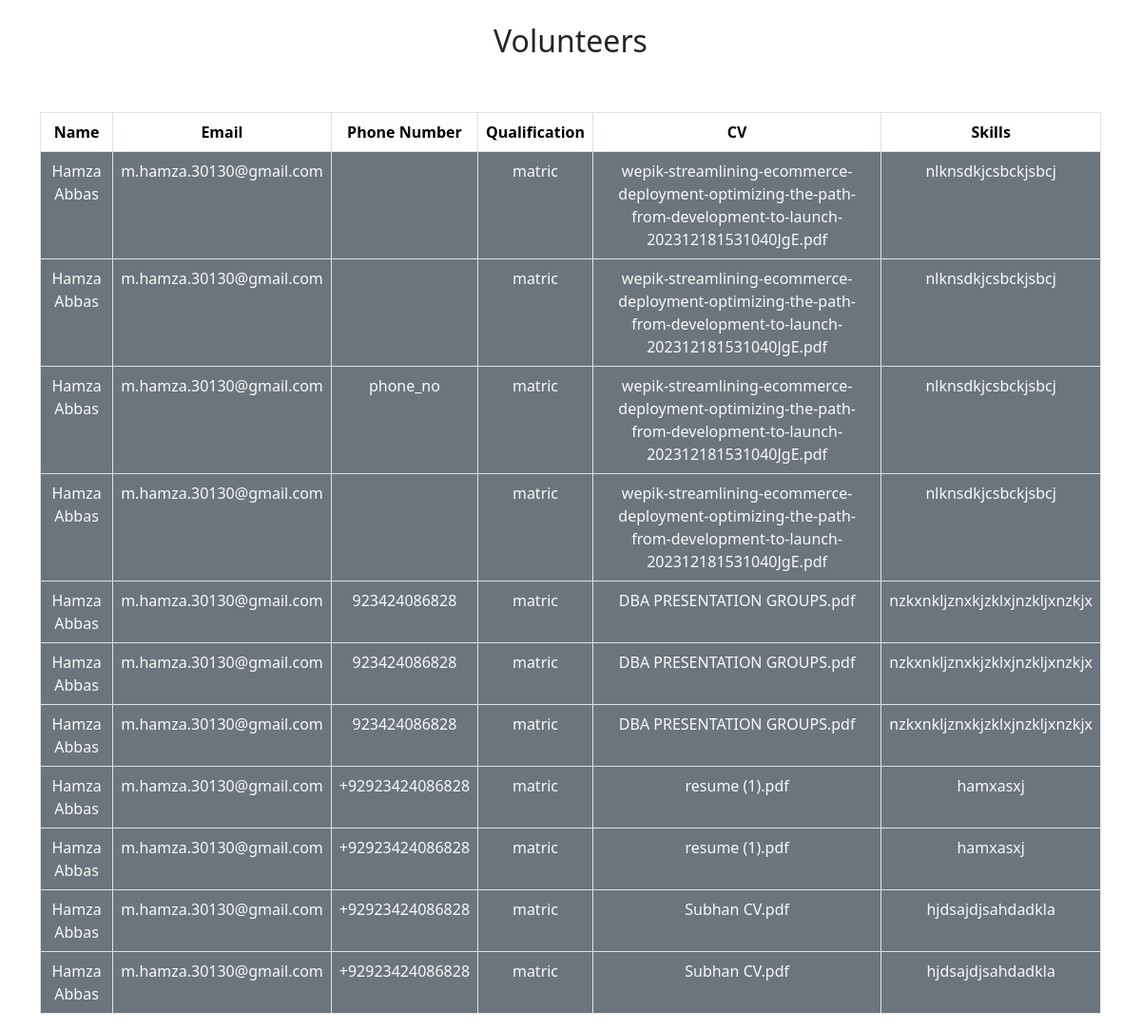
The app's page /booking/joinform.php with its own data.
### tables this page shows
CREATE TABLE `joinus` (
  `id` int(11) NOT NULL,
  `name` varchar(255) NOT NULL,
  `email` varchar(255) NOT NULL,
  `phone_no` varchar(255) NOT NULL,
  `qualification` varchar(255) NOT NULL,
  `cv` varchar(255) NOT NULL,
  `skills` varchar(255) NOT NULL
);

### booking/joinform.php (the view, shortened to what this page needs)
<?php
include('connect.php');
$query="select * from joinus";
$result =mysqli_query($con,$query);
?>
<!DOCTYPE html>
<html>
<head>
     <link rel="stylesheet" href="https://cdnjs.cloudflare.com/ajax/libs/font-awesome/4.7.0/css/font-awesome.min.css">
    <link href="https://cdn.jsdelivr.net/npm/bootstrap@5.3.2/dist/css/bootstrap.min.css" rel="stylesheet">
</head>
<body>
       <br> <div class="text-center">
            <h2>Volunteers</h2>
        </div><br><br>
<div class="container-fluid">
    <div class="container">
            <table class="table table-bordered text-center">
                <thead>
                    <tr>
                        <th>Name</th>
                        <th>Email</th>
                        <th>Phone Number</th>
                        <th>Qualification</th>
                        <th>CV</th>
                        <th>Skills</th>
                    </tr>
                </thead>
                        <?php
                            while($row= mysqli_fetch_assoc($result))
                            {
                        ?>
                <tbody>
                    <tr>
                        <td  class="bg-secondary text-light"><?php echo $row['name']; ?></td>
                        <td  class="bg-secondary text-light"><?php echo $row['email']; ?></td>
                        <td class="bg-secondary text-light"><?php echo $row['phone_no']; ?></td>
                        <td class="bg-secondary text-light"><?php echo $row['qualification']; ?></td>
                        <td class="bg-secondary text-light"><?php echo $row['cv']; ?></td>
                        <td class="bg-secondary text-light"><?php echo $row['skills']; ?></td>
                      </tr>
                </tbody>
                <?php
                  }
                ?>
            </table>
</div>
</div>
    </body>
    </html>

### records on screen
joinus: name "Hamza Abbas", email "m.hamza.30130@gmail.com", qualification "matric", cv "wepik-streamlining-ecommerce-deployment-optimizing-the-path-from-development-to-launch-202312181531040JgE.pdf", skills "nlknsdkjcsbckjsbcj"
joinus: name "Hamza Abbas", email "m.hamza.30130@gmail.com", qualification "matric", cv "wepik-streamlining-ecommerce-deployment-optimizing-the-path-from-development-to-launch-202312181531040JgE.pdf", skills "nlknsdkjcsbckjsbcj"
joinus: name "Hamza Abbas", email "m.hamza.30130@gmail.com", phone_no "phone_no", qualification "matric", cv "wepik-streamlining-ecommerce-deployment-optimizing-the-path-from-development-to-launch-202312181531040JgE.pdf", skills "nlknsdkjcsbckjsbcj"
joinus: name "Hamza Abbas", email "m.hamza.30130@gmail.com", qualification "matric", cv "wepik-streamlining-ecommerce-deployment-optimizing-the-path-from-development-to-launch-202312181531040JgE.pdf", skills "nlknsdkjcsbckjsbcj"
joinus: name "Hamza Abbas", email "m.hamza.30130@gmail.com", phone_no "923424086828", qualification "matric", cv "DBA PRESENTATION GROUPS.pdf", skills "nzkxnkljznxkjzklxjnzkljxnzkjx"
joinus: name "Hamza Abbas", email "m.hamza.30130@gmail.com", phone_no "923424086828", qualification "matric", cv "DBA PRESENTATION GROUPS.pdf", skills "nzkxnkljznxkjzklxjnzkljxnzkjx"
joinus: name "Hamza Abbas", email "m.hamza.30130@gmail.com", phone_no "923424086828", qualification "matric", cv "DBA PRESENTATION GROUPS.pdf", skills "nzkxnkljznxkjzklxjnzkljxnzkjx"
joinus: name "Hamza Abbas", email "m.hamza.30130@gmail.com", phone_no "+92923424086828", qualification "matric", cv "resume (1).pdf", skills "hamxasxj"
joinus: name "Hamza Abbas", email "m.hamza.30130@gmail.com", phone_no "+92923424086828", qualification "matric", cv "resume (1).pdf", skills "hamxasxj"
joinus: name "Hamza Abbas", email "m.hamza.30130@gmail.com", phone_no "+92923424086828", qualification "matric", cv "Subhan CV.pdf", skills "hjdsajdjsahdadkla"
joinus: name "Hamza Abbas", email "m.hamza.30130@gmail.com", phone_no "+92923424086828", qualification "matric", cv "Subhan CV.pdf", skills "hjdsajdjsahdadkla"
